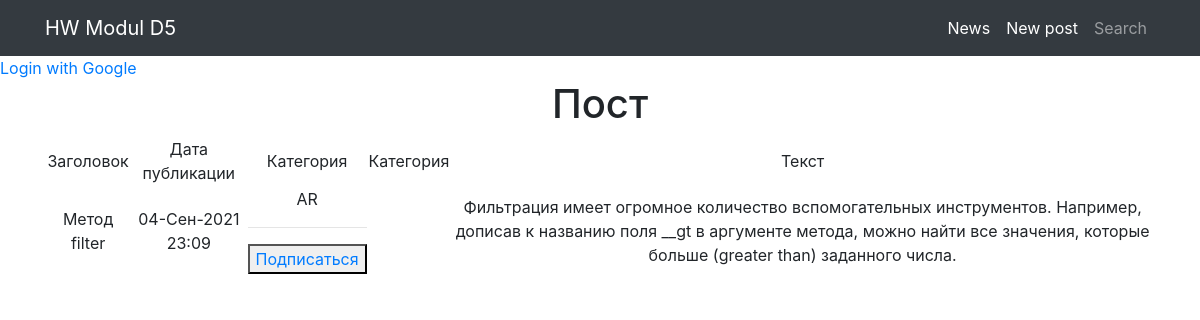
Page /2/ on the committed database.
### news/models.py (models this page shows, shortened)
class Post(models.Model):
    author = models.ForeignKey(Author, on_delete=models.CASCADE)
    NEWS = 'NW'
    ARTICLE = 'AR'
    CATEGORY_CHOICES = (
        (NEWS, 'Новость'),
        (ARTICLE, 'Статья'),
    )
    categoryType = models.CharField(
        max_length=2, choices=CATEGORY_CHOICES, default=ARTICLE)
    dateCreation = models.DateTimeField(auto_now_add=True)
    postCategory = models.ManyToManyField(Category, through='PostCategory')
    title = models.CharField(max_length=128)
    text = models.TextField()
    rating = models.SmallIntegerField(default=0)

### news/views.py (the view)
# urls.py: path('<int:pk>/', PostDetail.as_view(), name='post'),
class PostDetail(DetailView):
    template_name = 'flatpages/post.html'
    queryset = Post.objects.all()

### news/templatetags/custom_filters.py (called while the page is built)
@register.filter(name='censor')
def censor(value):
    for word in censor_list:
        value = value.replace(word, '*****')
    return value

### templates/flatpages/post.html (shortened to what this page needs)
{% extends 'flatpages/default.html' %}
{% load custom_filters %}
{% block content %}
<h1>Пост</h1>
{% if post %}
<table>
    <tr>
        <td>
            Заголовок
        </td>
        <td>
            Дата публикации
        </td>
        <td>
            Категория
        </td>
        <td>
            Категория
        </td>
        <td>
            Текст
        </td>
    </tr>
    <tr>
        <td>
            {{ post.title|censor }}
        </td>
        <td>
            {{ post.dateCreation|date:'d-M-Y H:m' }}
        </td>
        <td>
            {{ post.categoryType }}
            <hr>
            <button> <a href="{% url 'subscribe' post.categoryType %}"> Подписаться</a> </button>
        </td>
        <td>
        </td>
        <td>
            {{ post.text|censor }}
        </td>
    </tr>
</table>
{% else %}
<h1>Новостей нет!</h1>
{% endif %}
{% endblock content %}

### templates/flatpages/default.html (shortened to what this page needs)
{% load static %}
<!DOCTYPE html>
<html lang="en">
<head>
  <link href="{% static 'vendor/bootstrap/css/bootstrap.min.css' %}" rel="stylesheet">
</head>
<body>
  <nav class="navbar navbar-expand-lg navbar-dark bg-dark static-top">
    <div class="container">
      <a class="navbar-brand" href="#">HW Modul D5</a>
      <div class="collapse navbar-collapse" id="navbarResponsive">
        <ul class="navbar-nav ml-auto">
          <li class="nav-item active">
            <a class="nav-link" href="/news/">News
            </a>
          </li>
          <li class="nav-item active">
            <a class="nav-link" href="{% url 'post_create' %}">New post</a>
          </li>
          <li class="nav-item">
            <a class="nav-link" href="{% url 'search' %}">Search</a>
          </li>
        </ul>
      </div>
    </div>
  </nav>
{% if user.is_authenticated %}
  <p>Welcome, {{ user.username }} !</p>
    <a href="{% url 'logout' %}">Logout</a>
    {% if is_not_authors %}
      <button> <a href="{% url 'upgrade' %}"> Хочу быть автором!</a> </button>
    {% endif %}
{% else %}
    <a href="/accounts/login/">Login with Google</a>
{% endif %}
  <div class="container">
    <div class="row">
      <div class="col-lg-12 text-center">
       {% block content %}{% endblock content %}
      </div>
    </div>
  </div>
</body>
</html>

### rows in the picture
Post: title|censor "Метод filter", dateCreation "04-Сен-2021 23:09", categoryType "AR", text|censor "Фильтрация имеет огромное количество вспомогательных инструментов. Например, дописав к названию поля __gt в аргументе метода, можно найти все значения, которые больше (greater than) заданного числа."
